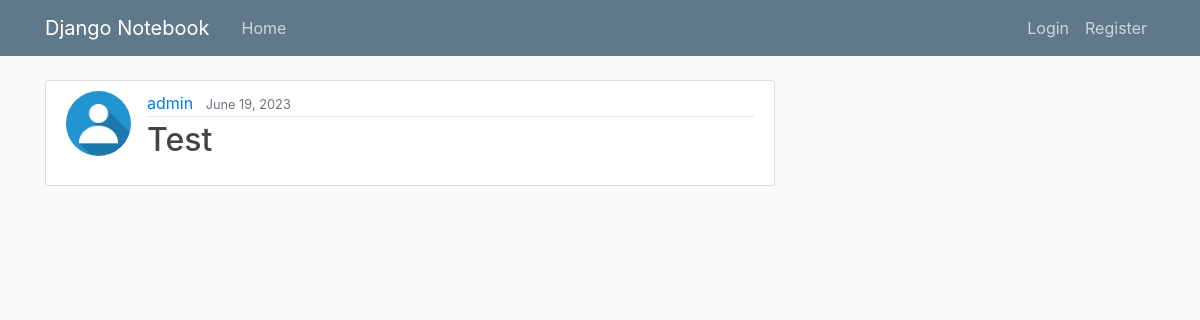
Page /post/5/ on the earlier database version.
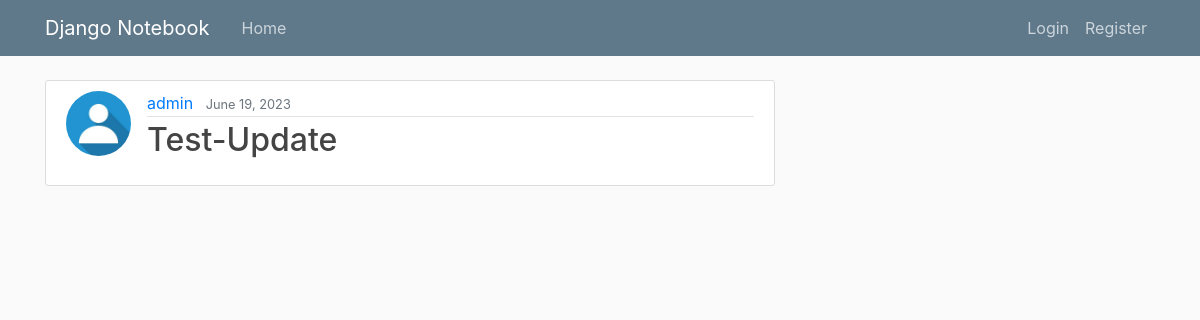
Same page on the later database version.
### notebook/models.py (models this page shows, shortened)
class Note(models.Model):
    title = models.title = models.CharField(max_length=100)
    description = models.TextField()
    category = models.CharField(max_length=100, choices=(
        ('Important', 'Important'),
        ('Least Important', 'Least Important')
    ))
    posted_date = models.DateTimeField(default=timezone.now)
    poster = models.ForeignKey(User, on_delete=models.CASCADE)

### users/models.py (models this page shows, shortened)
class Profile(models.Model):
    user = models.OneToOneField(User, on_delete=models.CASCADE)
    image = models.ImageField(default='default.jpg', upload_to='profile_pics')

### notebook/views.py (the view)
# urls.py: path('post/<int:pk>/', PostDetailView.as_view(), name='notebook-detail'),
class PostDetailView(DetailView):
    model = Note

### notebook/templates/notebook/note_detail.html (shortened to what this page needs)
{% extends "notebook/base.html" %}
{% block content %}
  <article class="media content-section">
    <img class="rounded-circle article-img" src="{{ object.poster.profile.image.url }}">
    <div class="media-body">
      <div class="article-metadata">
        <a class="mr-2" href="#">{{ object.poster }}</a>
        <small class="text-muted">{{ object.posted_date|date:"F d, Y" }}</small>
      </div>
      <h2 class="article-title">{{ object.title }}</h2>
    </div>
  </article>
{% endblock content %}

Differences in the rows shown:
changed Note "admin": title "Test" → "Test-Update"
